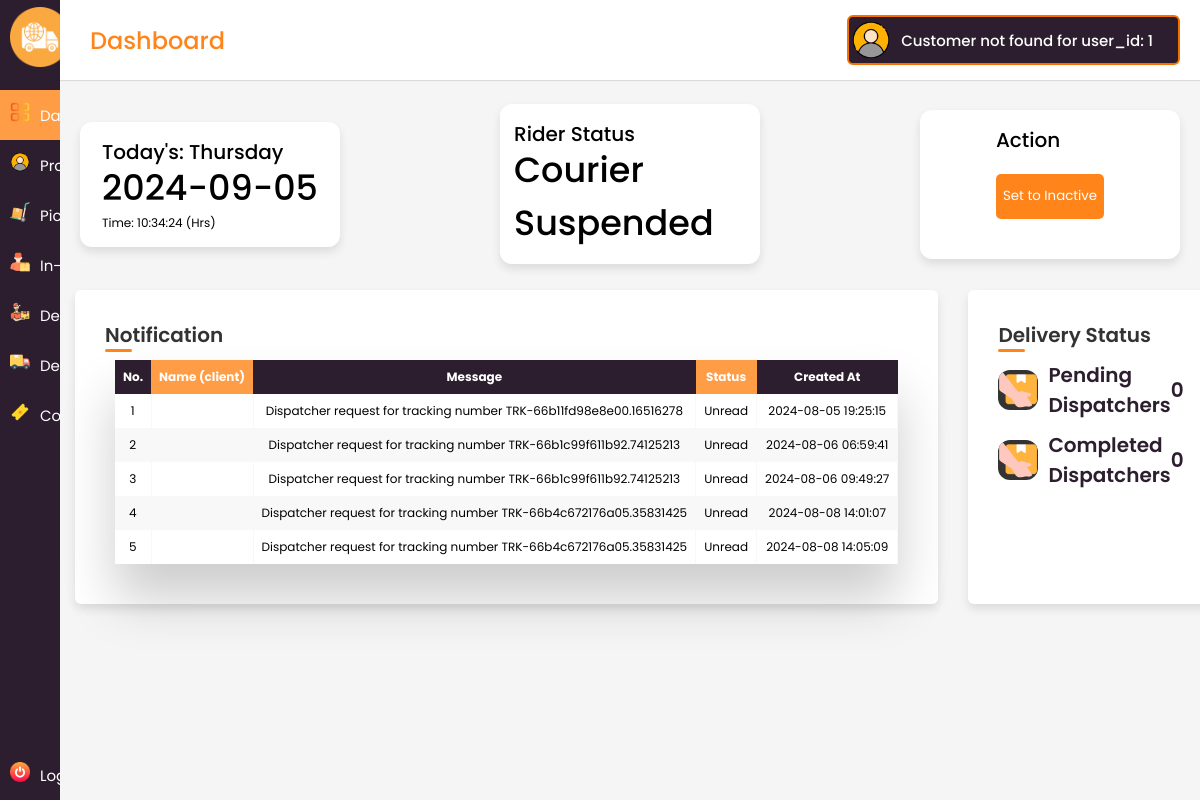
The page /main/courier/index.php (signed in) on the database its author committed.
### tables this page shows
CREATE TABLE `notifications` (
  `id` int(11) NOT NULL,
  `user_id` int(11) DEFAULT NULL,
  `notice_id` int(11) DEFAULT NULL,
  `message` text DEFAULT NULL,
  `status` varchar(50) DEFAULT 'Unread',
  `created_at` timestamp NOT NULL DEFAULT current_timestamp()
);

### main/courier/includes/functions.php (called while the page is built, shortened)
<?php
if (isset($_SESSION['user_id'])) {
function getTotalPendingDispatches($conn) {
  $user_id = $_SESSION['user_id'];
    $sql = "SELECT COUNT(*) AS total FROM consignments WHERE dispatcher_id = '$user_id' AND delivery_status = 'created' ";
    $result = $conn->query($sql);
    $row = $result->fetch_assoc();
    return $row['total'];
  }
  $totalPending = getTotalPendingDispatches($conn);
  function getTotalDeliveredDispatches($conn) {
    $user_id = $_SESSION['user_id'];
      $sql = "SELECT COUNT(*) AS total FROM consignments WHERE dispatcher_id = '$user_id' AND delivery_status = 'delivered' ";
      $result = $conn->query($sql);
      $row = $result->fetch_assoc();
      return $row['total'];
    }
    $totalDelivered = getTotalDeliveredDispatches($conn);
} else {
  echo '<script>alert("No account found logged in.");</script>';
  header("Location: ../../");
}

### main/courier/index.php (the view, shortened to what this page needs)
<?php
include('includes/header.php');
$courier_id = $_SESSION['user_id'];
$currentDate = date('Y-m-d');
$currentTime = date('H:i:s');
$currentDayOfWeek = date('l');
$notificationsSql = "SELECT * FROM notifications";
$notificationsResult = mysqli_query($conn, $notificationsSql);
$statusSql = "SELECT status FROM courier_dispatchers WHERE dispatcher_id = ?";
$stmt = $conn->prepare($statusSql);
if ($stmt) {
    $stmt->bind_param('i', $courier_id);
    $stmt->execute();
    $statusResult = $stmt->get_result();
    if ($statusResult && $statusResult->num_rows > 0) {
        $statusRow = $statusResult->fetch_assoc();
        $status = $statusRow['status'];
        $status_message = $status === 'Active' ? 'Available' : ($status === 'Inactive' ? 'Inactive' : 'Courier Suspended');
        $status_action = $status === 'Active' ? 'Inactive' : 'Active';
    } else {
        $status_message = 'Courier Suspended';
        $status_action = 'Active';
    }
} else {
    echo "<script>
            alert('Error preparing SQL statement for status.');
            window.location.href = 'index.php';
          </script>";
}
?>
<div class="overview-boxes">
    <div class="box">
        <div class="right-side">
            <div class="box-topic">Today's: <?php echo htmlspecialchars($currentDayOfWeek); ?></div>
            <div class="number"><?php echo htmlspecialchars($currentDate); ?></div>
            <div class="indicator">
                <span class="text">Time: <?php echo htmlspecialchars($currentTime); ?> (Hrs)</span>
            </div>
        </div>
    </div>
    <div class="box">
        <div class="right-side">
            <div class="box-topic">Rider Status</div>
            <div class="number"><?php echo htmlspecialchars($status_message); ?></div>
        </div>
    </div>
    <div class="box">
        <div class="right-side">
            <div class="box-topic">Action</div>
            <div class="number">
                <form action="index.php" method="post">
                    <button type="submit" class="backBtn">
                        <span class="btnText"><?php echo htmlspecialchars($status_action === 'Active' ? 'Set to Inactive' : 'Set to Active'); ?></span>
                    </button>
                </form>
            </div>
        </div>
    </div>
</div>
<div class="wrapper">
    <div class="container col-75">
        <header>Notification</header>
        <div class="table-wrapper">
            <table class="fl-table">
                <thead>
                    <tr>
                        <th>No.</th>
                        <th>Name (client)</th>
                        <th>Message</th>
                        <th>Status</th>
                        <th>Created At</th>
                    </tr>
                </thead>
                <tbody>
                    <?php
                    if ($notificationsResult) {
                        if (mysqli_num_rows($notificationsResult) > 0) {
                            while ($row = mysqli_fetch_assoc($notificationsResult)) {
                                $customerName = getCustomersFullName($user_id, $conn);
                                echo "<tr>";
                                echo "<td>" . htmlspecialchars($row['id']) . "</td>";
                                echo "<td>" . htmlspecialchars($customerName) . "</td>";
                                echo "<td>" . htmlspecialchars($row['message']) . "</td>";
                                echo "<td>" . htmlspecialchars($row['status']) . "</td>";
                                echo "<td>" . htmlspecialchars($row['created_at']) . "</td>";
                                echo "</tr>";
                            }
                        } else {
                            echo "<tr><td colspan='5'>No notifications found.</td></tr>";
                        }
                    } else {
                        echo "<tr><td colspan='5'>Error: " . htmlspecialchars(mysqli_error($conn)) . "</td></tr>";
                    }
                    ?>
                </tbody>
            </table>
        </div>
    </div>
    <div class="container col-25">
        <header>Delivery Status</header>
        <div class="left-box box">
            <ul class="detail">
                <li>
                    <a href="#">
                        <img src="assets/img/icons/delivery-courier.png" alt="" />
                        <span class="product">Pending Dispatchers</span>
                    </a>
                    <span class="number-title"><?php echo htmlspecialchars($totalPending); ?></span>
                </li>
                <li>
                    <a href="#">
                        <img src="assets/img/icons/delivery-courier.png" alt="" />
                        <span class="product">Completed Dispatchers</span>
                    </a>
                    <span class="number-title"><?php echo htmlspecialchars($totalDelivered); ?></span>
                </li>
            </ul>
        </div>
    </div>
</div>
<?php include('includes/footer.php'); ?>

### main/courier/assets/css/style.css (style rules this page uses)
:root { --white-color: #ffffff; --custom-gray-color: #d5d5d5; --dark-purple: #2D1E2F; --custom-primary-color: #ff851b; --custom-primary-hover-color: #FF9D47; --custom-text-color: #F57200; --text-dark: #000; --danger: #fa0808; --danger-hover: #f82b2b; --success: #015012; }
* { margin: 0; padding: 0; box-sizing: border-box; font-family: 'Poppins', sans-serif; }
body { min-height: 100%; }
.home-content .overview-boxes { display: flex; align-items: center; justify-content: space-between; flex-wrap: wrap; padding: 0 20px; margin-bottom: 26px; }
.overview-boxes .box { display: flex; align-items: center; justify-content: center; width: calc(100% / 4 - 15px); background: #fff; padding: 15px 14px; border-radius: 12px; box-shadow: 0 5px 10px rgba(0,0,0,0.1); }
.overview-boxes .box-topic { font-size: 20px; font-weight: 500; }
.home-content .box .number { display: inline-block; font-size: 35px; margin-top: -6px; font-weight: 500; }
.home-content .box .indicator { display: flex; align-items: center; }
.home-content .box .indicator .text { font-size: 12px; }
.wrapper { display: flex; position: relative; }
.col-75 { flex: 75%; padding: 10px; }
.col-25 { flex: 25%; padding: 10px; }
.container { position: relative; width: auto; border-radius: 6px; padding: 30px; margin: 0 15px; background-color: var(--white-color); box-shadow: 0 5px 10px rgba(0,0,0,0.1); }
.container header { position: relative; font-size: 20px; font-weight: 600; color: #333; }
.container header::before { content: ""; position: absolute; left: 0; bottom: -2px; height: 3px; width: 27px; border-radius: 8px; background-color: var(--custom-primary-color); }
.container .left-box li { display: flex; align-items: center; justify-content: space-between; margin: 10px 0; }
.container .left-box li a img { height: 40px; width: 40px; object-fit: cover; border-radius: 12px; margin-right: 10px; background: #333; }
.container .left-box li a { display: flex; align-items: center; text-decoration: none; }
.container .left-box li .product, .number-title { font-size: 20px; font-weight: 600; color: var(--dark-purple); }
.container form button, .backBtn { display: flex; align-items: center; justify-content: center; height: 45px; max-width: 200px; width: 100%; border: none; outline: none; color: var(--white-color); border-radius: 5px; margin: 25px 0; background-color: var(--custom-primary-color); transition: all 0.3s linear; cursor: pointer; }
form .buttons button , .backBtn { margin-right: 14px; }
.table-wrapper { margin: 10px; box-shadow: 0px 35px 50px rgba( 0, 0, 0, 0.2 ); }
.fl-table { border-radius: 5px; font-size: 12px; font-weight: normal; border: none; border-collapse: collapse; width: 100%; max-width: 100%; white-space: nowrap; background-color: white; }
.fl-table td, .fl-table th { text-align: center; padding: 8px; }
.fl-table td { border-right: 1px solid #f8f8f8; font-size: 12px; }
.fl-table thead th { color: #ffffff; background: var(--custom-primary-hover-color); }
.fl-table thead th:nth-child(odd) { color: #ffffff; background: var(--dark-purple); }
.fl-table tr:nth-child(even) { background: #F8F8F8; }

### rows shown on the page
notifications: id "1", message "Dispatcher request for tracking number TRK-66b11fd98e8e00.16516278", status "Unread", created_at "2024-08-05 19:25:15"
notifications: id "2", message "Dispatcher request for tracking number TRK-66b1c99f611b92.74125213", status "Unread", created_at "2024-08-06 06:59:41"
notifications: id "3", message "Dispatcher request for tracking number TRK-66b1c99f611b92.74125213", status "Unread", created_at "2024-08-06 09:49:27"
notifications: id "4", message "Dispatcher request for tracking number TRK-66b4c672176a05.35831425", status "Unread", created_at "2024-08-08 14:01:07"
notifications: id "5", message "Dispatcher request for tracking number TRK-66b4c672176a05.35831425", status "Unread", created_at "2024-08-08 14:05:09"

### other values the page prints
$user_id "1"
$status_message "Courier Suspended"
$status_action === 'Active' ? 'Set to Inactive' : 'Set to Active' "Set to Inactive"
$totalPending "0"
$totalDelivered "0"
